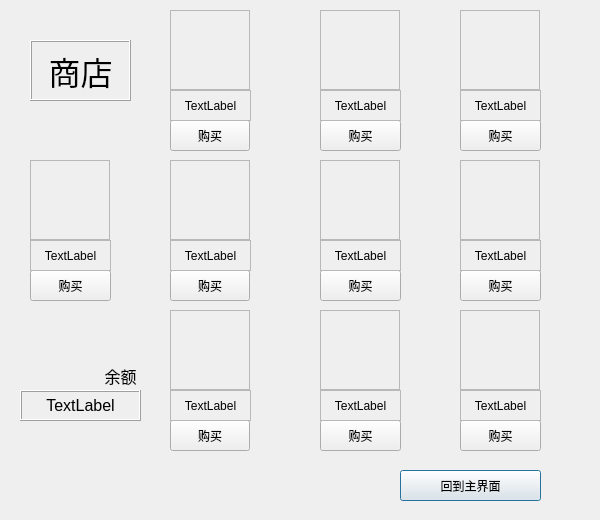
<?xml version="1.0" encoding="UTF-8"?>
<ui version="4.0">
 <class>Shop</class>
 <widget class="QDialog" name="Shop">
  <property name="geometry">
   <rect>
    <x>0</x>
    <y>0</y>
    <width>600</width>
    <height>520</height>
   </rect>
  </property>
  <property name="minimumSize">
   <size>
    <width>600</width>
    <height>520</height>
   </size>
  </property>
  <property name="maximumSize">
   <size>
    <width>600</width>
    <height>520</height>
   </size>
  </property>
  <property name="windowTitle">
   <string>商店</string>
  </property>
  <widget class="QPushButton" name="end_button">
   <property name="geometry">
    <rect>
     <x>400</x>
     <y>470</y>
     <width>141</width>
     <height>31</height>
    </rect>
   </property>
   <property name="text">
    <string>回到主界面</string>
   </property>
  </widget>
  <widget class="QPushButton" name="buy1">
   <property name="geometry">
    <rect>
     <x>170</x>
     <y>120</y>
     <width>80</width>
     <height>31</height>
    </rect>
   </property>
   <property name="text">
    <string>购买</string>
   </property>
  </widget>
  <widget class="QPushButton" name="buy2">
   <property name="geometry">
    <rect>
     <x>320</x>
     <y>120</y>
     <width>81</width>
     <height>31</height>
    </rect>
   </property>
   <property name="text">
    <string>购买</string>
   </property>
  </widget>
  <widget class="QPushButton" name="buy3">
   <property name="geometry">
    <rect>
     <x>460</x>
     <y>120</y>
     <width>81</width>
     <height>31</height>
    </rect>
   </property>
   <property name="text">
    <string>购买</string>
   </property>
  </widget>
  <widget class="QPushButton" name="buy4">
   <property name="geometry">
    <rect>
     <x>170</x>
     <y>270</y>
     <width>80</width>
     <height>31</height>
    </rect>
   </property>
   <property name="text">
    <string>购买</string>
   </property>
  </widget>
  <widget class="QPushButton" name="buy5">
   <property name="geometry">
    <rect>
     <x>320</x>
     <y>270</y>
     <width>81</width>
     <height>31</height>
    </rect>
   </property>
   <property name="text">
    <string>购买</string>
   </property>
  </widget>
  <widget class="QPushButton" name="buy6">
   <property name="geometry">
    <rect>
     <x>460</x>
     <y>270</y>
     <width>81</width>
     <height>31</height>
    </rect>
   </property>
   <property name="text">
    <string>购买</string>
   </property>
  </widget>
  <widget class="QPushButton" name="buy7">
   <property name="geometry">
    <rect>
     <x>170</x>
     <y>420</y>
     <width>80</width>
     <height>31</height>
    </rect>
   </property>
   <property name="text">
    <string>购买</string>
   </property>
  </widget>
  <widget class="QPushButton" name="buy8">
   <property name="geometry">
    <rect>
     <x>320</x>
     <y>420</y>
     <width>81</width>
     <height>31</height>
    </rect>
   </property>
   <property name="text">
    <string>购买</string>
   </property>
  </widget>
  <widget class="QPushButton" name="buy9">
   <property name="geometry">
    <rect>
     <x>460</x>
     <y>420</y>
     <width>81</width>
     <height>31</height>
    </rect>
   </property>
   <property name="text">
    <string>购买</string>
   </property>
  </widget>
  <widget class="QPushButton" name="buyrandom">
   <property name="geometry">
    <rect>
     <x>30</x>
     <y>270</y>
     <width>81</width>
     <height>31</height>
    </rect>
   </property>
   <property name="text">
    <string>购买</string>
   </property>
  </widget>
  <widget class="QLabel" name="pr1">
   <property name="geometry">
    <rect>
     <x>170</x>
     <y>90</y>
     <width>81</width>
     <height>31</height>
    </rect>
   </property>
   <property name="frameShape">
    <enum>QFrame::StyledPanel</enum>
   </property>
   <property name="frameShadow">
    <enum>QFrame::Sunken</enum>
   </property>
   <property name="text">
    <string>TextLabel</string>
   </property>
   <property name="alignment">
    <set>Qt::AlignCenter</set>
   </property>
  </widget>
  <widget class="QLabel" name="pr2">
   <property name="geometry">
    <rect>
     <x>320</x>
     <y>90</y>
     <width>81</width>
     <height>31</height>
    </rect>
   </property>
   <property name="frameShape">
    <enum>QFrame::StyledPanel</enum>
   </property>
   <property name="frameShadow">
    <enum>QFrame::Sunken</enum>
   </property>
   <property name="text">
    <string>TextLabel</string>
   </property>
   <property name="alignment">
    <set>Qt::AlignCenter</set>
   </property>
  </widget>
  <widget class="QLabel" name="pr3">
   <property name="geometry">
    <rect>
     <x>460</x>
     <y>90</y>
     <width>81</width>
     <height>31</height>
    </rect>
   </property>
   <property name="frameShape">
    <enum>QFrame::StyledPanel</enum>
   </property>
   <property name="frameShadow">
    <enum>QFrame::Sunken</enum>
   </property>
   <property name="text">
    <string>TextLabel</string>
   </property>
   <property name="alignment">
    <set>Qt::AlignCenter</set>
   </property>
  </widget>
  <widget class="QLabel" name="pr4">
   <property name="geometry">
    <rect>
     <x>170</x>
     <y>240</y>
     <width>81</width>
     <height>31</height>
    </rect>
   </property>
   <property name="frameShape">
    <enum>QFrame::StyledPanel</enum>
   </property>
   <property name="frameShadow">
    <enum>QFrame::Sunken</enum>
   </property>
   <property name="text">
    <string>TextLabel</string>
   </property>
   <property name="alignment">
    <set>Qt::AlignCenter</set>
   </property>
  </widget>
  <widget class="QLabel" name="pr5">
   <property name="geometry">
    <rect>
     <x>320</x>
     <y>240</y>
     <width>81</width>
     <height>31</height>
    </rect>
   </property>
   <property name="frameShape">
    <enum>QFrame::StyledPanel</enum>
   </property>
   <property name="frameShadow">
    <enum>QFrame::Sunken</enum>
   </property>
   <property name="text">
    <string>TextLabel</string>
   </property>
   <property name="alignment">
    <set>Qt::AlignCenter</set>
   </property>
  </widget>
  <widget class="QLabel" name="pr6">
   <property name="geometry">
    <rect>
     <x>460</x>
     <y>240</y>
     <width>81</width>
     <height>31</height>
    </rect>
   </property>
   <property name="frameShape">
    <enum>QFrame::StyledPanel</enum>
   </property>
   <property name="frameShadow">
    <enum>QFrame::Sunken</enum>
   </property>
   <property name="text">
    <string>TextLabel</string>
   </property>
   <property name="alignment">
    <set>Qt::AlignCenter</set>
   </property>
  </widget>
  <widget class="QLabel" name="pr7">
   <property name="geometry">
    <rect>
     <x>170</x>
     <y>390</y>
     <width>81</width>
     <height>31</height>
    </rect>
   </property>
   <property name="frameShape">
    <enum>QFrame::StyledPanel</enum>
   </property>
   <property name="frameShadow">
    <enum>QFrame::Sunken</enum>
   </property>
   <property name="text">
    <string>TextLabel</string>
   </property>
   <property name="alignment">
    <set>Qt::AlignCenter</set>
   </property>
  </widget>
  <widget class="QLabel" name="pr8">
   <property name="geometry">
    <rect>
     <x>320</x>
     <y>390</y>
     <width>81</width>
     <height>31</height>
    </rect>
   </property>
   <property name="frameShape">
    <enum>QFrame::StyledPanel</enum>
   </property>
   <property name="frameShadow">
    <enum>QFrame::Sunken</enum>
   </property>
   <property name="text">
    <string>TextLabel</string>
   </property>
   <property name="alignment">
    <set>Qt::AlignCenter</set>
   </property>
  </widget>
  <widget class="QLabel" name="pr9">
   <property name="geometry">
    <rect>
     <x>460</x>
     <y>390</y>
     <width>81</width>
     <height>31</height>
    </rect>
   </property>
   <property name="frameShape">
    <enum>QFrame::StyledPanel</enum>
   </property>
   <property name="frameShadow">
    <enum>QFrame::Sunken</enum>
   </property>
   <property name="text">
    <string>TextLabel</string>
   </property>
   <property name="alignment">
    <set>Qt::AlignCenter</set>
   </property>
  </widget>
  <widget class="QFrame" name="pic1">
   <property name="geometry">
    <rect>
     <x>170</x>
     <y>10</y>
     <width>80</width>
     <height>80</height>
    </rect>
   </property>
   <property name="minimumSize">
    <size>
     <width>80</width>
     <height>80</height>
    </size>
   </property>
   <property name="maximumSize">
    <size>
     <width>80</width>
     <height>80</height>
    </size>
   </property>
   <property name="styleSheet">
    <string notr="true">image: url(:/image/shop-1-1.png);</string>
   </property>
   <property name="frameShape">
    <enum>QFrame::StyledPanel</enum>
   </property>
   <property name="frameShadow">
    <enum>QFrame::Raised</enum>
   </property>
  </widget>
  <widget class="QFrame" name="pic2">
   <property name="geometry">
    <rect>
     <x>320</x>
     <y>10</y>
     <width>80</width>
     <height>80</height>
    </rect>
   </property>
   <property name="minimumSize">
    <size>
     <width>80</width>
     <height>80</height>
    </size>
   </property>
   <property name="maximumSize">
    <size>
     <width>80</width>
     <height>80</height>
    </size>
   </property>
   <property name="styleSheet">
    <string notr="true">image: url(:/image/shop-2-1.png);</string>
   </property>
   <property name="frameShape">
    <enum>QFrame::StyledPanel</enum>
   </property>
   <property name="frameShadow">
    <enum>QFrame::Raised</enum>
   </property>
  </widget>
  <widget class="QFrame" name="pic3">
   <property name="geometry">
    <rect>
     <x>460</x>
     <y>10</y>
     <width>80</width>
     <height>80</height>
    </rect>
   </property>
   <property name="minimumSize">
    <size>
     <width>80</width>
     <height>80</height>
    </size>
   </property>
   <property name="maximumSize">
    <size>
     <width>80</width>
     <height>80</height>
    </size>
   </property>
   <property name="styleSheet">
    <string notr="true">image: url(:/image/shop-3-1.png);</string>
   </property>
   <property name="frameShape">
    <enum>QFrame::StyledPanel</enum>
   </property>
   <property name="frameShadow">
    <enum>QFrame::Raised</enum>
   </property>
  </widget>
  <widget class="QFrame" name="pic4">
   <property name="geometry">
    <rect>
     <x>170</x>
     <y>160</y>
     <width>80</width>
     <height>80</height>
    </rect>
   </property>
   <property name="minimumSize">
    <size>
     <width>80</width>
     <height>80</height>
    </size>
   </property>
   <property name="maximumSize">
    <size>
     <width>80</width>
     <height>80</height>
    </size>
   </property>
   <property name="styleSheet">
    <string notr="true">image: url(:/image/shop-4-1.png);</string>
   </property>
   <property name="frameShape">
    <enum>QFrame::StyledPanel</enum>
   </property>
   <property name="frameShadow">
    <enum>QFrame::Raised</enum>
   </property>
  </widget>
  <widget class="QFrame" name="pic5">
   <property name="geometry">
    <rect>
     <x>320</x>
     <y>160</y>
     <width>80</width>
     <height>80</height>
    </rect>
   </property>
   <property name="minimumSize">
    <size>
     <width>80</width>
     <height>80</height>
    </size>
   </property>
   <property name="maximumSize">
    <size>
     <width>80</width>
     <height>80</height>
    </size>
   </property>
   <property name="styleSheet">
    <string notr="true">image: url(:/image/shop-5-1.png);</string>
   </property>
   <property name="frameShape">
    <enum>QFrame::StyledPanel</enum>
   </property>
   <property name="frameShadow">
    <enum>QFrame::Raised</enum>
   </property>
  </widget>
  <widget class="QFrame" name="pic6">
   <property name="geometry">
    <rect>
     <x>460</x>
     <y>160</y>
     <width>80</width>
     <height>80</height>
    </rect>
   </property>
   <property name="minimumSize">
    <size>
     <width>80</width>
     <height>80</height>
    </size>
   </property>
   <property name="maximumSize">
    <size>
     <width>80</width>
     <height>80</height>
    </size>
   </property>
   <property name="styleSheet">
    <string notr="true">image: url(:/image/shop-6-1.png);</string>
   </property>
   <property name="frameShape">
    <enum>QFrame::StyledPanel</enum>
   </property>
   <property name="frameShadow">
    <enum>QFrame::Raised</enum>
   </property>
  </widget>
  <widget class="QFrame" name="pic7">
   <property name="geometry">
    <rect>
     <x>170</x>
     <y>310</y>
     <width>80</width>
     <height>80</height>
    </rect>
   </property>
   <property name="minimumSize">
    <size>
     <width>80</width>
     <height>80</height>
    </size>
   </property>
   <property name="maximumSize">
    <size>
     <width>80</width>
     <height>80</height>
    </size>
   </property>
   <property name="styleSheet">
    <string notr="true">image: url(:/image/shop-7-1.png);</string>
   </property>
   <property name="frameShape">
    <enum>QFrame::StyledPanel</enum>
   </property>
   <property name="frameShadow">
    <enum>QFrame::Raised</enum>
   </property>
  </widget>
  <widget class="QFrame" name="pic8">
   <property name="geometry">
    <rect>
     <x>320</x>
     <y>310</y>
     <width>80</width>
     <height>80</height>
    </rect>
   </property>
   <property name="minimumSize">
    <size>
     <width>80</width>
     <height>80</height>
    </size>
   </property>
   <property name="maximumSize">
    <size>
     <width>80</width>
     <height>80</height>
    </size>
   </property>
   <property name="styleSheet">
    <string notr="true">image: url(:/image/shop-8-1.png);</string>
   </property>
   <property name="frameShape">
    <enum>QFrame::StyledPanel</enum>
   </property>
   <property name="frameShadow">
    <enum>QFrame::Raised</enum>
   </property>
  </widget>
  <widget class="QFrame" name="pic9">
   <property name="geometry">
    <rect>
     <x>460</x>
     <y>310</y>
     <width>80</width>
     <height>80</height>
    </rect>
   </property>
   <property name="minimumSize">
    <size>
     <width>80</width>
     <height>80</height>
    </size>
   </property>
   <property name="maximumSize">
    <size>
     <width>80</width>
     <height>80</height>
    </size>
   </property>
   <property name="styleSheet">
    <string notr="true">image: url(:/image/shop-9-1.png);</string>
   </property>
   <property name="frameShape">
    <enum>QFrame::StyledPanel</enum>
   </property>
   <property name="frameShadow">
    <enum>QFrame::Raised</enum>
   </property>
  </widget>
  <widget class="QFrame" name="picran">
   <property name="geometry">
    <rect>
     <x>30</x>
     <y>160</y>
     <width>80</width>
     <height>80</height>
    </rect>
   </property>
   <property name="minimumSize">
    <size>
     <width>80</width>
     <height>80</height>
    </size>
   </property>
   <property name="maximumSize">
    <size>
     <width>80</width>
     <height>80</height>
    </size>
   </property>
   <property name="styleSheet">
    <string notr="true">image: url(:/image/shop-10.png);</string>
   </property>
   <property name="frameShape">
    <enum>QFrame::StyledPanel</enum>
   </property>
   <property name="frameShadow">
    <enum>QFrame::Raised</enum>
   </property>
  </widget>
  <widget class="QLabel" name="prran">
   <property name="geometry">
    <rect>
     <x>30</x>
     <y>240</y>
     <width>81</width>
     <height>31</height>
    </rect>
   </property>
   <property name="frameShape">
    <enum>QFrame::StyledPanel</enum>
   </property>
   <property name="frameShadow">
    <enum>QFrame::Sunken</enum>
   </property>
   <property name="text">
    <string>TextLabel</string>
   </property>
   <property name="alignment">
    <set>Qt::AlignCenter</set>
   </property>
  </widget>
  <widget class="QLabel" name="title">
   <property name="geometry">
    <rect>
     <x>30</x>
     <y>40</y>
     <width>101</width>
     <height>61</height>
    </rect>
   </property>
   <property name="font">
    <font>
     <pointsize>24</pointsize>
    </font>
   </property>
   <property name="frameShape">
    <enum>QFrame::Box</enum>
   </property>
   <property name="frameShadow">
    <enum>QFrame::Raised</enum>
   </property>
   <property name="text">
    <string>商店</string>
   </property>
   <property name="alignment">
    <set>Qt::AlignCenter</set>
   </property>
  </widget>
  <widget class="QLabel" name="lhj">
   <property name="geometry">
    <rect>
     <x>80</x>
     <y>360</y>
     <width>81</width>
     <height>31</height>
    </rect>
   </property>
   <property name="font">
    <font>
     <pointsize>12</pointsize>
    </font>
   </property>
   <property name="text">
    <string>余额</string>
   </property>
   <property name="alignment">
    <set>Qt::AlignCenter</set>
   </property>
  </widget>
  <widget class="QLabel" name="rest">
   <property name="geometry">
    <rect>
     <x>20</x>
     <y>390</y>
     <width>121</width>
     <height>31</height>
    </rect>
   </property>
   <property name="font">
    <font>
     <pointsize>12</pointsize>
    </font>
   </property>
   <property name="frameShape">
    <enum>QFrame::Box</enum>
   </property>
   <property name="frameShadow">
    <enum>QFrame::Raised</enum>
   </property>
   <property name="text">
    <string>TextLabel</string>
   </property>
   <property name="alignment">
    <set>Qt::AlignCenter</set>
   </property>
  </widget>
  <widget class="QFrame" name="pic2_2">
   <property name="geometry">
    <rect>
     <x>320</x>
     <y>10</y>
     <width>80</width>
     <height>80</height>
    </rect>
   </property>
   <property name="styleSheet">
    <string notr="true">image: url(:/image/shop-2-1-2.png);</string>
   </property>
   <property name="frameShape">
    <enum>QFrame::StyledPanel</enum>
   </property>
   <property name="frameShadow">
    <enum>QFrame::Raised</enum>
   </property>
  </widget>
 </widget>
 <resources/>
 <connections/>
</ui>
